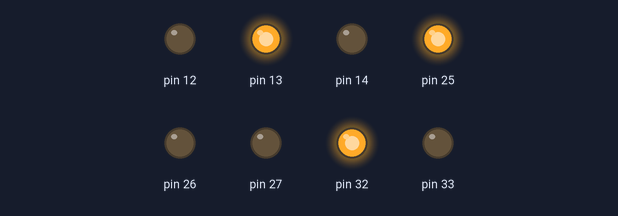
A sketch run on a simulated Arduino Uno, built for the host (arithmetic inside an expression is 32-bit, double 64-bit). On the bench: output pins drawn as LEDs (lit = HIGH).

Above: at 1.0 s.
At 3.0 s:
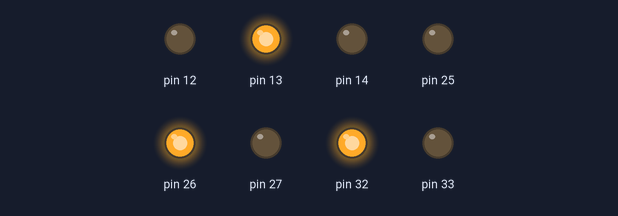
At 4.5 s:
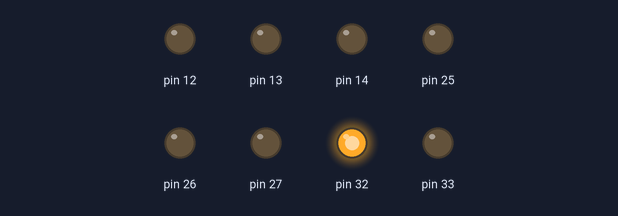
Timing chart, 0 to 6.5 s (numbered marks = the images above):
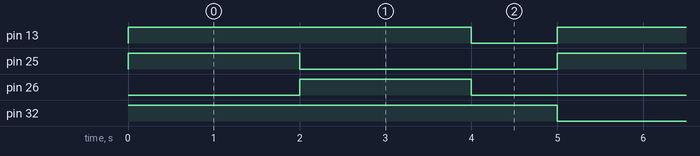

Measured:
- by itself, pin 13: alternates HIGH for 4.0 s and LOW for 1.0 s
- by itself, pin 25, pin 26: alternates HIGH for 2.0 s and LOW for 3.0 s
- by itself, pin 32: repeats every 5.0 s: LOW 4.0 s, HIGH 1.0 s

The sketch:

TurnSignalCheck.ino
```cpp
#include <Veloce.h>

void setup() {
  for(int ii=0; ii< N_IN; ii++){
    pinMode(IN_PINS[ii], INPUT);
  }
  for(int ii=0; ii< N_OUT; ii++){
    pinMode(OUT_PINS[ii], OUTPUT);
  }

  pinMode(RIGHT_IN, INPUT_PULLDOWN);
  pinMode(LEFT_IN, INPUT_PULLDOWN);
  Serial.begin(115200);

  digitalWrite(OUT_1, HIGH); // common signal power
  while(1){
    digitalWrite(LEFT_OUT, HIGH);
    digitalWrite(13, HIGH);
    digitalWrite(RIGHT_OUT, LOW);
    delay(2000);
    digitalWrite(LEFT_OUT, LOW);
    digitalWrite(13, LOW);
    digitalWrite(RIGHT_OUT, LOW);

    digitalWrite(RIGHT_OUT, HIGH);
    digitalWrite(13, HIGH);
    digitalWrite(LEFT_OUT, LOW);
    delay(2000);
    digitalWrite(RIGHT_OUT, LOW);
    digitalWrite(13, LOW);
    digitalWrite(LEFT_OUT, LOW);

    digitalWrite(LIGHTS_OUT, HIGH);
    delay(1000);
    digitalWrite(LIGHTS_OUT, LOW);
  }
}

void loop(){
}
```
